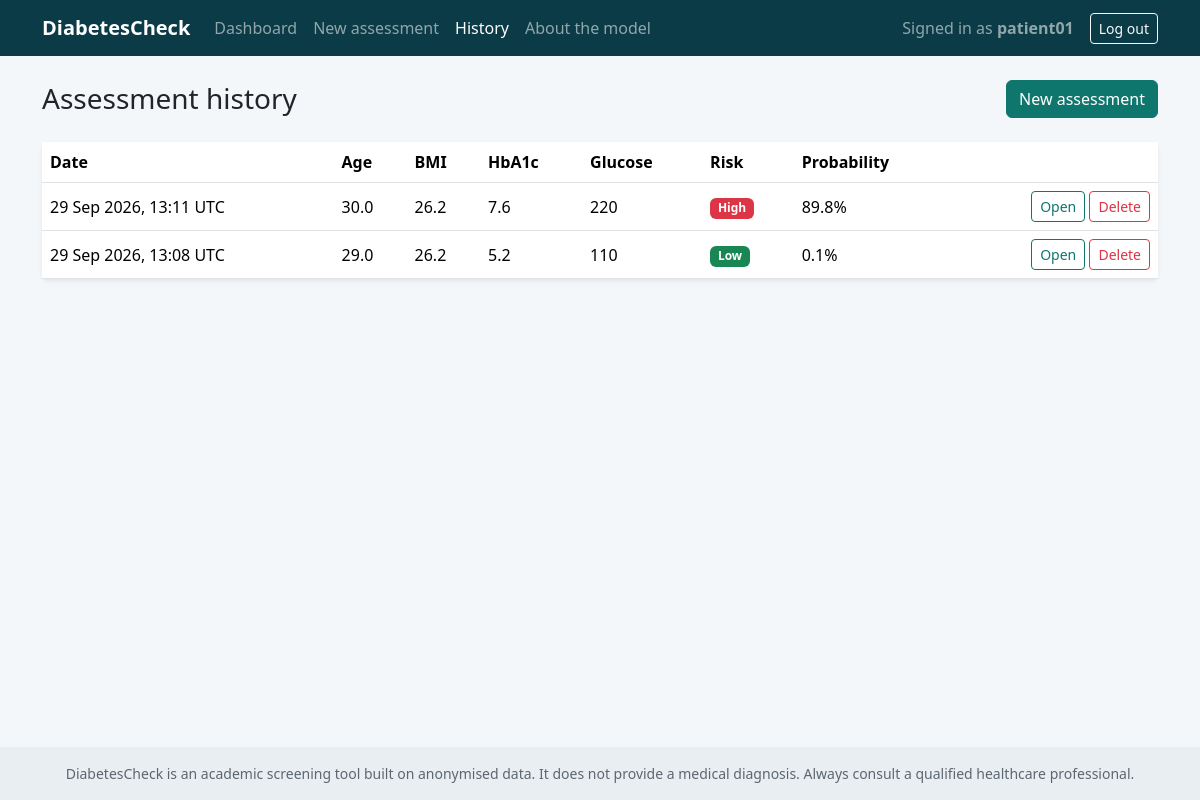
Screenshot of /history (signed in) with the database file from the repository.
### app/models.py (models this page shows, shortened)
class User(UserMixin, db.Model):
    __tablename__ = "users"
    id = db.Column(db.Integer, primary_key=True)
    username = db.Column(db.String(30), unique=True, nullable=False, index=True)
    email = db.Column(db.String(120), unique=True, nullable=False, index=True)
    password_hash = db.Column(db.String(255), nullable=False)
    created_at = db.Column(db.DateTime, default=utcnow, nullable=False)
    predictions = db.relationship(
        "Prediction", backref="user", lazy="dynamic", cascade="all, delete-orphan"
    )

class Prediction(db.Model):
    __tablename__ = "predictions"
    id = db.Column(db.Integer, primary_key=True)
    user_id = db.Column(db.Integer, db.ForeignKey("users.id"), nullable=False, index=True)
    gender = db.Column(db.String(10), nullable=False)
    age = db.Column(db.Float, nullable=False)
    hypertension = db.Column(db.Integer, nullable=False)
    heart_disease = db.Column(db.Integer, nullable=False)
    smoking_history = db.Column(db.String(20), nullable=False)
    bmi = db.Column(db.Float, nullable=False)
    hba1c_level = db.Column(db.Float, nullable=False)
    blood_glucose_level = db.Column(db.Float, nullable=False)
    risk_probability = db.Column(db.Float, nullable=False)
    risk_level = db.Column(db.String(20), nullable=False)
    predicted_class = db.Column(db.Integer, nullable=False)
    recommendations = db.Column(db.Text, nullable=False, default="[]")
    created_at = db.Column(db.DateTime, default=utcnow, nullable=False, index=True)
    @property
    def probability_pct(self):
        return round(self.risk_probability * 100, 1)
    @property
    def level_class(self):
        return {"Low": "success", "Moderate": "warning", "High": "danger"}[self.risk_level]

### app/main.py (the view)
@bp.route("/history")
@login_required
def history():
    page = request.args.get("page", 1, type=int)
    query = (
        select(Prediction)
        .where(Prediction.user_id == current_user.id)
        .order_by(Prediction.created_at.desc())
    )
    pagination = db.paginate(
        query,
        page=page,
        per_page=current_app.config["HISTORY_PER_PAGE"],
        error_out=False,
    )
    return render_template("history.html", pagination=pagination)

### app/__init__.py (called while the page is built)
def create_app(config_class=Config):
    app = Flask(__name__)
    app.config.from_object(config_class)
    db.init_app(app)
    login_manager.init_app(app)
    csrf.init_app(app)
    from .auth import bp as auth_bp
    from .main import bp as main_bp
    app.register_blueprint(auth_bp)
    app.register_blueprint(main_bp)
    @app.template_filter("datefmt")
    def datefmt(value):
        return value.strftime("%d %b %Y, %H:%M") + " UTC"
    @app.template_filter("smoking_label")
    def smoking_label(value):
        return SMOKING_LABELS.get(value, value)
    @app.errorhandler(404)
    def not_found(error):
        return render_template("404.html"), 404
    @app.errorhandler(500)
    def server_error(error):
        db.session.rollback()
        return render_template("500.html"), 500
    with app.app_context():
        db.create_all()
    get_model()
    return app

### app/models.py (called while the page is built)
@login_manager.user_loader
def load_user(user_id):
    return db.session.get(User, int(user_id))

### app/templates/history.html (shortened to what this page needs)
{% extends "base.html" %}
{% block content %}
<div class="d-flex justify-content-between align-items-center mb-4">
  <h1 class="h3 mb-0">Assessment history</h1>
  <a class="btn btn-primary" href="{{ url_for('main.predict_view') }}">New assessment</a>
</div>
{% if pagination.items %}
<div class="card border-0 shadow-sm">
  <div class="table-responsive">
    <table class="table align-middle mb-0">
      <thead>
        <tr><th>Date</th><th>Age</th><th>BMI</th><th>HbA1c</th><th>Glucose</th><th>Risk</th><th>Probability</th><th></th></tr>
      </thead>
      <tbody>
        {% for item in pagination.items %}
        <tr>
          <td class="text-nowrap">{{ item.created_at|datefmt }}</td>
          <td>{{ item.age|round(1) }}</td>
          <td>{{ item.bmi|round(1) }}</td>
          <td>{{ item.hba1c_level }}</td>
          <td>{{ item.blood_glucose_level|round|int }}</td>
          <td><span class="badge text-bg-{{ item.level_class }}">{{ item.risk_level }}</span></td>
          <td>{{ item.probability_pct }}%</td>
          <td class="text-end text-nowrap">
            <a class="btn btn-sm btn-outline-primary" href="{{ url_for('main.result', prediction_id=item.id) }}">Open</a>
            <form class="d-inline" method="post" action="{{ url_for('main.delete_prediction', prediction_id=item.id) }}" onsubmit="return confirm('Delete this assessment?');">
              <button class="btn btn-sm btn-outline-danger" type="submit">Delete</button>
            </form>
          </td>
        </tr>
        {% endfor %}
      </tbody>
    </table>
  </div>
</div>
{% endif %}
{% endblock %}

### app/templates/base.html (shortened to what this page needs)
<!DOCTYPE html>
<html lang="en">
<head>
  <link href="https://cdn.jsdelivr.net/npm/bootstrap@5.3.3/dist/css/bootstrap.min.css" rel="stylesheet">
  <link href="{{ url_for('static', filename='css/style.css') }}" rel="stylesheet">
</head>
<body class="d-flex flex-column min-vh-100">
  <nav class="navbar navbar-expand-lg navbar-dark app-nav">
    <div class="container">
      <a class="navbar-brand fw-bold" href="{{ url_for('main.index') }}">DiabetesCheck</a>
      <div class="collapse navbar-collapse" id="nav">
        <ul class="navbar-nav me-auto">
          {% if current_user.is_authenticated %}
          <li class="nav-item"><a class="nav-link {{ 'active' if request.endpoint == 'main.dashboard' }}" href="{{ url_for('main.dashboard') }}">Dashboard</a></li>
          <li class="nav-item"><a class="nav-link {{ 'active' if request.endpoint == 'main.predict_view' }}" href="{{ url_for('main.predict_view') }}">New assessment</a></li>
          <li class="nav-item"><a class="nav-link {{ 'active' if request.endpoint == 'main.history' }}" href="{{ url_for('main.history') }}">History</a></li>
          {% endif %}
          <li class="nav-item"><a class="nav-link {{ 'active' if request.endpoint == 'main.about' }}" href="{{ url_for('main.about') }}">About the model</a></li>
        </ul>
        <ul class="navbar-nav align-items-lg-center gap-lg-2">
          {% if current_user.is_authenticated %}
          <li class="nav-item"><span class="navbar-text me-lg-2">Signed in as <strong>{{ current_user.username }}</strong></span></li>
          <li class="nav-item">
            <form method="post" action="{{ url_for('auth.logout') }}">
              <button class="btn btn-outline-light btn-sm" type="submit">Log out</button>
            </form>
          </li>
          {% else %}
          <li class="nav-item"><a class="nav-link" href="{{ url_for('auth.login') }}">Log in</a></li>
          <li class="nav-item"><a class="btn btn-light btn-sm" href="{{ url_for('auth.register') }}">Register</a></li>
          {% endif %}
        </ul>
      </div>
    </div>
  </nav>
  <main class="container py-4 flex-grow-1">
    {% block content %}{% endblock %}
  </main>
  <footer class="app-footer py-3">
    <div class="container small text-center">
      DiabetesCheck is an academic screening tool built on anonymised data. It does not provide a medical diagnosis. Always consult a qualified healthcare professional.
    </div>
  </footer>
</body>
</html>

### app/static/css/style.css (style rules this page uses)
:root { --brand: #0f766e; --brand-dark: #0b3b46; --low: #198754; --moderate: #f59f00; --high: #dc3545; }
body { background: #f4f7fa; }
.app-nav { background: var(--brand-dark); }
.app-footer { background: #e9eef3; color: #5b6770; }
.btn-primary { --bs-btn-bg: var(--brand); --bs-btn-border-color: var(--brand); --bs-btn-hover-bg: #0c5f59; --bs-btn-hover-border-color: #0c5f59; --bs-btn-active-bg: #0a5450; --bs-btn-active-border-color: #0a5450; }
.btn-outline-primary { --bs-btn-color: var(--brand); --bs-btn-border-color: var(--brand); --bs-btn-hover-bg: var(--brand); --bs-btn-hover-border-color: var(--brand); --bs-btn-active-bg: var(--brand); --bs-btn-active-border-color: var(--brand); }
a { color: var(--brand); }

### rows the page displays
User: username "patient01"
Prediction: created_at "29 Sep 2026, 13:11 UTC", age "30.0", bmi "26.2", hba1c_level "7.6", blood_glucose_level "220", risk_level "High", probability_pct "89.8"
Prediction: created_at "29 Sep 2026, 13:08 UTC", age "29.0", bmi "26.2", hba1c_level "5.2", blood_glucose_level "110", risk_level "Low", probability_pct "0.1"
